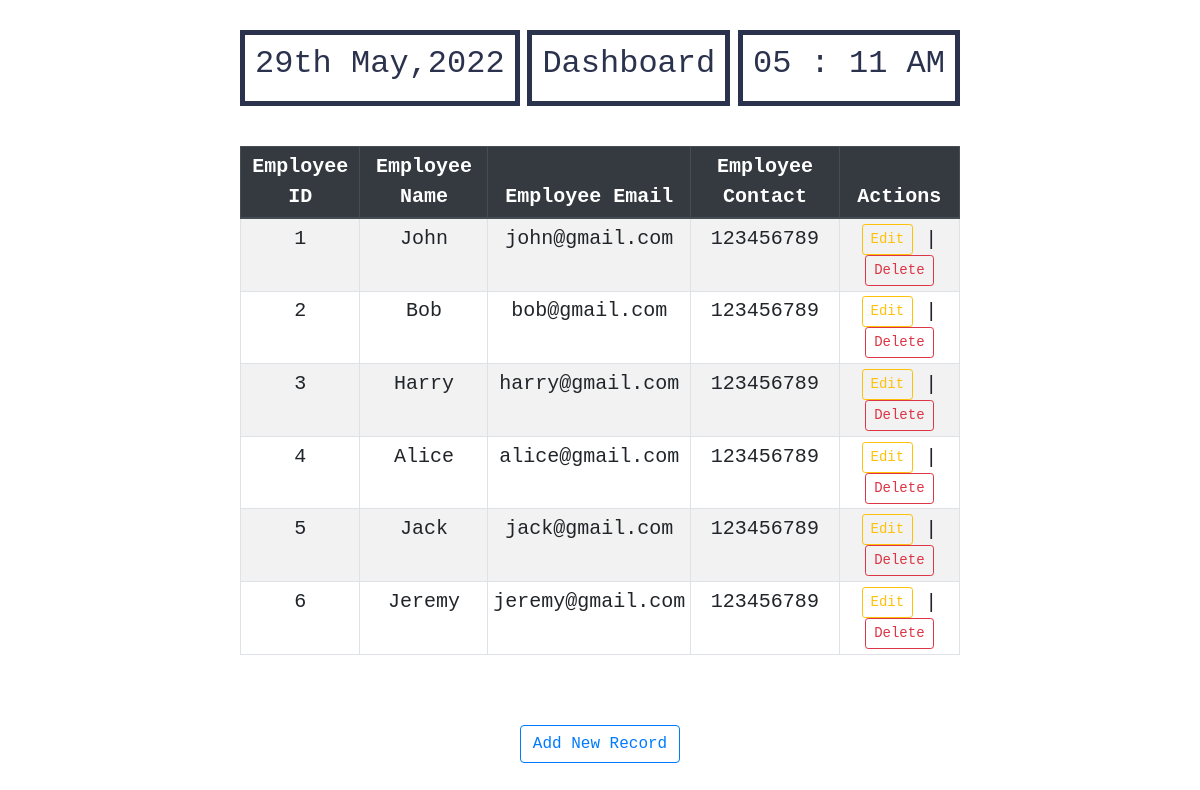
The page / on the database its author committed.
### employee/models.py (models this page shows)
class Employee(models.Model):
    eid = models.IntegerField()
    ename = models.CharField(max_length=100)
    eemail = models.EmailField()
    econtact = models.CharField(max_length=15)
    class Meta:
        db_table = "employee"

### employee/views.py (the view)
# urls.py: path('',views.show),
def show(request):
    employees = Employee.objects.all().order_by('eid')
    calendar = {
        'day': (datetime.datetime.now()).strftime("%d"),
        'month': (datetime.datetime.now()).strftime("%B"),
        'year': (datetime.datetime.now()).strftime("%Y")
    }
    time = {
        'hour': (datetime.datetime.now()).strftime("%I"),
        'minute': (datetime.datetime.now()).strftime("%M"),
        'midday': (datetime.datetime.now()).strftime("%p")
    }
    return render(request,"show.html",{'employees':employees,'calendar': calendar, 'time': time})

### employee/templates/show.html (shortened to what this page needs)
<!DOCTYPE html>
<html lang="en">
<head>
    {% load static %}
    <link rel="stylesheet" href="{% static 'css/style.css' %}"/>
    <link rel="stylesheet" href="https://stackpath.bootstrapcdn.com/bootstrap/4.5.0/css/bootstrap.min.css">
</head>
<body>
    <div class="main d-flex flex-row bd-highlight justify-content-between">
        <div class="date">
            {% if calendar.day == 1 or calendar.day == 31 %}
                <h2 class="top left">{{ calendar.day }}st {{ calendar.month }},{{ calendar.year}}</h2>
            {% elif calendar.day == 2 %}
                <h2 class="top left">{{ calendar.day }}nd {{ calendar.month }},{{ calendar.year}}</h2>
            {% elif calendar.day == 3 %}
                <h2 class="top left">{{ calendar.day }}rd {{ calendar.month }},{{ calendar.year}}</h2>
            {% else %}
                <h2 class="top left">{{ calendar.day }}th {{ calendar.month }},{{ calendar.year}}</h2>
            {% endif %}
        </div>
        <div class="title">
            <h2>Dashboard</h2>
        </div>
        <div class="time">
            <h2>{{ time.hour }} : {{ time.minute }}  {{ time.midday }}</h2>
        </div>
    </div>
    <table class="table table-striped table-bordered table-sm">
        <thead class="thead-dark">
        <tr>
            <th>Employee ID</th>
            <th>Employee Name</th>
            <th>Employee Email</th>
            <th>Employee Contact</th>
            <th>Actions</th>
        </tr>
        </thead>
        <tbody>
        {% for employee in employees %}
        <tr>
            <td>{{ employee.eid }}</td>
            <td>{{ employee.ename }}</td>
            <td>{{ employee.eemail }}</td>
            <td>{{ employee.econtact }}</td>
            <td>
                <a class='btn btn-outline-warning btn-sm' href="/edit/{{ employee.id }}">Edit</a> |
                <a class='btn btn-outline-danger btn-sm' href="/delete/{{ employee.id }}">Delete</a>
            </td>
        </tr>
        {% endfor %}
        </tbody>
    </table>
<br>
<br>
<center><a href="/emp" class="btn btn-outline-primary">Add New Record</a></center>
</body>
</html>

### employee/templates/show.html (style rules this page uses)
body { font-family: monospace; font-size: x-large; text-align: center; margin: 0; padding: 0; display: flex; flex-direction: column; justify-content: center; align-items: center; }
.main { margin: 30px 0 30px 0; width: 60%; }
.table { border-radius: 5px; width: 60%; margin: 10px auto; }
.date, .title, .time { border: 5px solid #2b324d; color: #2b324d; padding: 10px; }

### rows shown on the page
Employee: eid "1", ename "John", eemail "john@gmail.com", econtact "123456789"
Employee: eid "2", ename "Bob", eemail "bob@gmail.com", econtact "123456789"
Employee: eid "3", ename "Harry", eemail "harry@gmail.com", econtact "123456789"
Employee: eid "4", ename "Alice", eemail "alice@gmail.com", econtact "123456789"
Employee: eid "5", ename "Jack", eemail "jack@gmail.com", econtact "123456789"
Employee: eid "6", ename "Jeremy", eemail "jeremy@gmail.com", econtact "123456789"

### other values the page prints
{{ calendar.day }} "29"
{{ calendar.month }} "May"
{{ calendar.year }} "2022"
{{ time.hour }} "05"
{{ time.minute }} "11"
{{ time.midday }} "AM"
